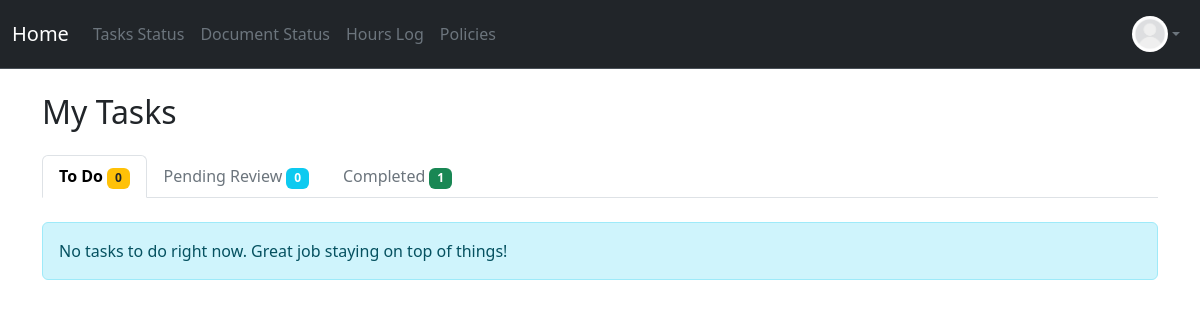
The page /my/tasks (signed in) on the database as committed earlier.
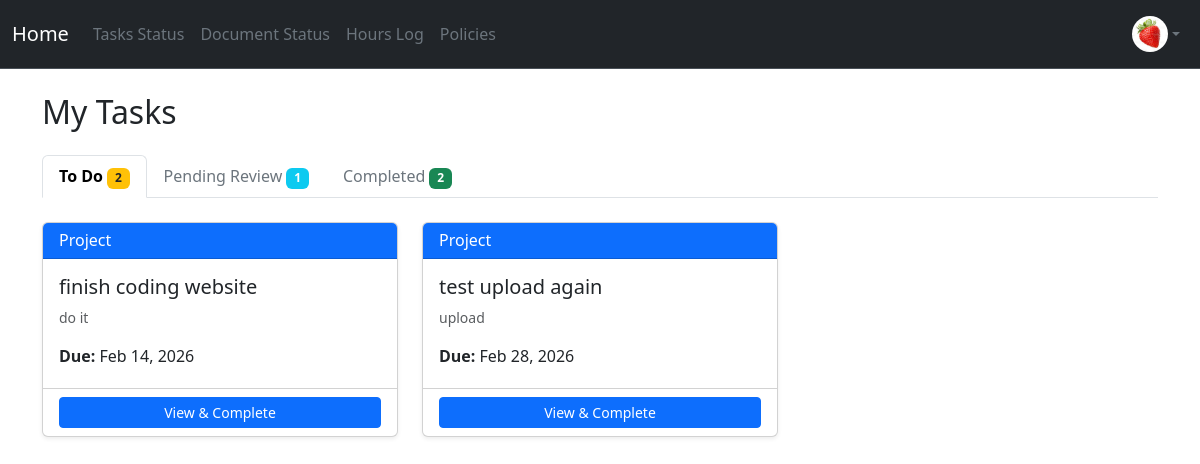
The same page on the database as committed later.
### project/models.py (models this page shows, shortened)
class User(db.Model, UserMixin):
    __tablename__ = 'users'
    id: Mapped[int] = mapped_column(primary_key=True)
    name: Mapped[str] = mapped_column()
    email: Mapped[str] = mapped_column(unique=True)
    address: Mapped[str] = mapped_column(default="None Provided")
    password_hash: Mapped[str] = mapped_column(db.String(128))
    date_created: Mapped[datetime] = mapped_column(DateTime, server_default=func.now())
    total_hours: Mapped[float] = mapped_column(default=0.0)
    picture: Mapped[str] = mapped_column(default="default.jpeg")
    role: Mapped[str] = mapped_column(default="user")  # "user", "volunteer", " intern", "board"
    hours: Mapped[List["Hours"]] = relationship("Hours", back_populates="user", cascade="all, delete-orphan")
    documents: Mapped[List["Document"]] = relationship("Document", back_populates="user", cascade="all, delete-orphan")
    task_assignments: Mapped[List["TaskAssignment"]] = relationship(
        "TaskAssignment",
        back_populates="user",
        cascade="all, delete-orphan"
    )

class Task(db.Model):
    __tablename__ = 'tasks'
    id = db.Column(db.Integer, primary_key=True)
    title = db.Column(db.String(200), nullable=False)
    description = db.Column(db.Text, nullable=False)
    classification = db.Column(db.String(50), nullable=False)  # 'project' or 'reminder'
    assigned_role = db.Column(db.String(50), nullable=False)   # 'intern', 'volunteer', 'board', 'specific'
    created_by = db.Column(db.Integer, db.ForeignKey('users.id'), nullable=False)
    created_at = db.Column(db.DateTime, default=datetime.utcnow)
    created_by_user = db.relationship('User', foreign_keys=[created_by], backref='created_tasks', lazy=True)
    assignments: Mapped[List["TaskAssignment"]] = relationship(
        "TaskAssignment",
        back_populates="task",
        cascade="all, delete-orphan"
    )

class TaskAssignment(db.Model):
    __tablename__ = 'task_assignments'
    id: Mapped[int] = mapped_column(primary_key=True)
    task_id: Mapped[int] = mapped_column(db.ForeignKey('tasks.id'), name="fk_taskassign_task_id")
    user_id: Mapped[int] = mapped_column(db.ForeignKey('users.id'), name="fk_taskassign_user_id")
    due_date: Mapped[datetime] = mapped_column(DateTime, nullable=False)
    status: Mapped[str] = mapped_column(default="pending")
    upload: Mapped[bool] = mapped_column(default=False)
    filename: Mapped[str] = mapped_column(nullable=True)
    score: Mapped[float] = mapped_column(nullable=True)
    comments: Mapped[str] = mapped_column(default="")
    task: Mapped["Task"] = relationship("Task", back_populates="assignments")
    user: Mapped["User"] = relationship("User", back_populates="task_assignments")

### app.py (the view)
@app.route("/my/tasks", methods=["GET"])
@login_required
@permission_required('volunteer')
def my_tasks():
    assignments = TaskAssignment.query.filter_by(user_id=current_user.id).all()
    assigned_tasks = [a for a in assignments if a.status == "pending"]
    pending_review = [a for a in assignments if a.status == "done"]
    completed_tasks = [a for a in assignments if a.status == "graded"]
    return render_template("my_tasks.html",
                         assigned=assigned_tasks,
                         pending=pending_review,
                         completed=completed_tasks)

### app.py (called while the page is built)
@app.context_processor
def inject_now():
    return {
        'now': datetime.now,
        'today': date.today
    }

### project/models.py (called while the page is built)
@login_manager.user_loader
def load_user(user_id):
    return User.query.get(user_id)

### project/templates/my_tasks.html (shortened to what this page needs)
{% extends "base.html" %}
{% block content %}
<div class="container mt-4">
    <h2 class="mb-4">
         My Tasks
    </h2>
    <ul class="nav nav-tabs mb-4" id="taskTabs" role="tablist">
        <li class="nav-item" role="presentation">
            <button class="nav-link active" id="assigned-tab" data-bs-toggle="tab" data-bs-target="#assigned" type="button">
                 To Do
                <span class="badge bg-warning text-dark">{{ assigned|length }}</span>
            </button>
        </li>
        <li class="nav-item" role="presentation">
            <button class="nav-link" id="pending-tab" data-bs-toggle="tab" data-bs-target="#pending" type="button">
                 Pending Review
                <span class="badge bg-info">{{ pending|length }}</span>
            </button>
        </li>
        <li class="nav-item" role="presentation">
            <button class="nav-link" id="completed-tab" data-bs-toggle="tab" data-bs-target="#completed" type="button">
                 Completed
                <span class="badge bg-success">{{ completed|length }}</span>
            </button>
        </li>
    </ul>
    <div class="tab-content" id="taskTabsContent">
        <div class="tab-pane fade show active" id="assigned" role="tabpanel">
            {% if assigned %}
                <div class="row">
                    {% for assignment in assigned %}
                        {% set task = assignment.task %}
                        <div class="col-md-6 col-lg-4 mb-4">
                            <div class="card h-100 shadow-sm task-card {% if assignment.due_date.date() < now().date() %}border-danger{% endif %}">
                                <div class="card-header {% if task.classification == 'project' %}bg-primary text-white{% else %}bg-info text-white{% endif %}">
                                    <div class="d-flex justify-content-between align-items-center">
                                        <h6 class="mb-0">
                                            {{ task.classification|title }}
                                        </h6>
                                    </div>
                                </div>
                                <div class="card-body">
                                    <h5 class="card-title">{{ task.title }}</h5>
                                    <p class="card-text text-muted small">
                                        {{ task.description[:100] }}{% if task.description|length > 100 %}...{% endif %}
                                    </p>
                                    <p class="mb-1">
                                        <strong>Due:</strong> {{ assignment.due_date.strftime('%b %d, %Y') }}
                                    </p>
                                </div>
                                <div class="card-footer bg-transparent">
                                    <a href="{{ url_for('view_task', assignment_id=assignment.id) }}" class="btn btn-primary btn-sm w-100">
                                         View & Complete
                                    </a>
                                </div>
                            </div>
                        </div>
                    {% endfor %}
                </div>
            {% else %}
                <div class="alert alert-info">
                     No tasks to do right now. Great job staying on top of things!
                </div>
            {% endif %}
        </div>
    </div>
</div>
{% endblock %}

### project/templates/base.html (shortened to what this page needs)
<!DOCTYPE html>
<html>
  <head>
    <link href="https://cdn.jsdelivr.net/npm/bootstrap@5.3.8/dist/css/bootstrap.min.css" rel="stylesheet">
  </head>
  <body>
    <nav class="navbar navbar-expand bg-dark border-bottom border-body" data-bs-theme="dark">
      <div class="container-fluid d-flex">
        <a class="navbar-brand"
            href="{% if current_user.is_authenticated and current_user.role == 'admin' %}
              {{ url_for('admin_dashboard') }}
            {% elif current_user.is_authenticated and current_user.role == 'board' %}
              {{ url_for('board_dashboard') }}
            {% elif current_user.is_authenticated and current_user.role == 'volunteer' %}
                {{ url_for('volunteer_dashboard') }}
            {% elif current_user.is_authenticated and current_user.role == 'intern' %}
                {{ url_for('intern_dashboard') }}
            {% else %}
              {{ url_for('user_dashboard') }}
          {% endif %}">
          Home
        </a>
        <ul class="navbar-nav mb-2 mb-lg-0 d-flex flex-row">
          {% if current_user.is_authenticated %}
            {% if current_user.role == 'admin' or current_user.role == 'board' %}
              <li class="nav-item">
                <a class="nav-link" href="{{ url_for('user_list') }}">User List</a>
              </li>
              <li class="nav-item">
              <a class="nav-link"
              href="{{ url_for('notification') }}">
                  Updates </a>
              </li>
                <li class="nav-item dropdown">
                  <a class="nav-link dropdown-toggle" href="#" id="taskDropdown" role="button" aria-expanded="false">
                    Task Management
                  </a>
                  <ul class="dropdown-menu" aria-labelledby="taskDropdown">
                    <li>
                      <a class="dropdown-item" href="{{ url_for('create_task') }}">Create Task</a>
                    </li>
                    <li>
                      <a class="dropdown-item" href="{{ url_for('task_status') }}">Tasks Status</a>
                    </li>
                  </ul>
                </li>
                <style>
                  .nav-item.dropdown:hover .dropdown-menu {
                    display: block;
                  }
                </style>
            {% else %}
                <li class="nav-item">
                  <a class="nav-link" href="{{ url_for('my_tasks') }}">Tasks Status</a>
                </li>
            {% endif %}
            <li class="nav-item">
              <a class="nav-link" href="{{ url_for('document_status') }}">Document Status</a>
            </li>
            <li class="nav-item">
              <a class="nav-link"
              href="{{ url_for('hours_log') }}">
                  Hours Log </a>
            </li>
            <li class="nav-item">
              <a class="nav-link"
              href="{{ url_for('policies') }}">
                  Policies </a>
            </li>
          {% endif %}
        </ul>
        {% if current_user.is_authenticated %}
        <ul class="navbar-nav ms-auto mb-2 mb-lg-0">
          <li class="nav-item dropdown">
            <a class="nav-link d-flex align-items-center dropdown-toggle" href="#" id="profileDropdown" role="button" aria-expanded="false">
              <img src="{{ url_for('static', filename='profile_pics/' ~ current_user.picture ) }}" alt="Profile" style="height:36px;width:36px;border-radius:50%;">
            </a>
          </li>
        </ul>
        {% endif %}
      </div>
    </nav>
    {% block content %}
    {% endblock %}
  </body>
</html>

Rows that differ between the two databases and show on the page:
changed User: picture: picture added in place of a placeholder
added TaskAssignment: due_date "Feb 14, 2026"
added Task: classification "Project", title "finish coding website", description "do it"
added TaskAssignment: due_date "Feb 28, 2026"
added Task: classification "Project", title "test upload again", description "upload"
Other text that changed with them:
{{ assigned|length }}: "0" → "2"
{{ pending|length }}: "0" → "1"
{{ completed|length }}: "1" → "2"
text no longer shown: "No tasks to do right now. Great job staying on top of things!"
